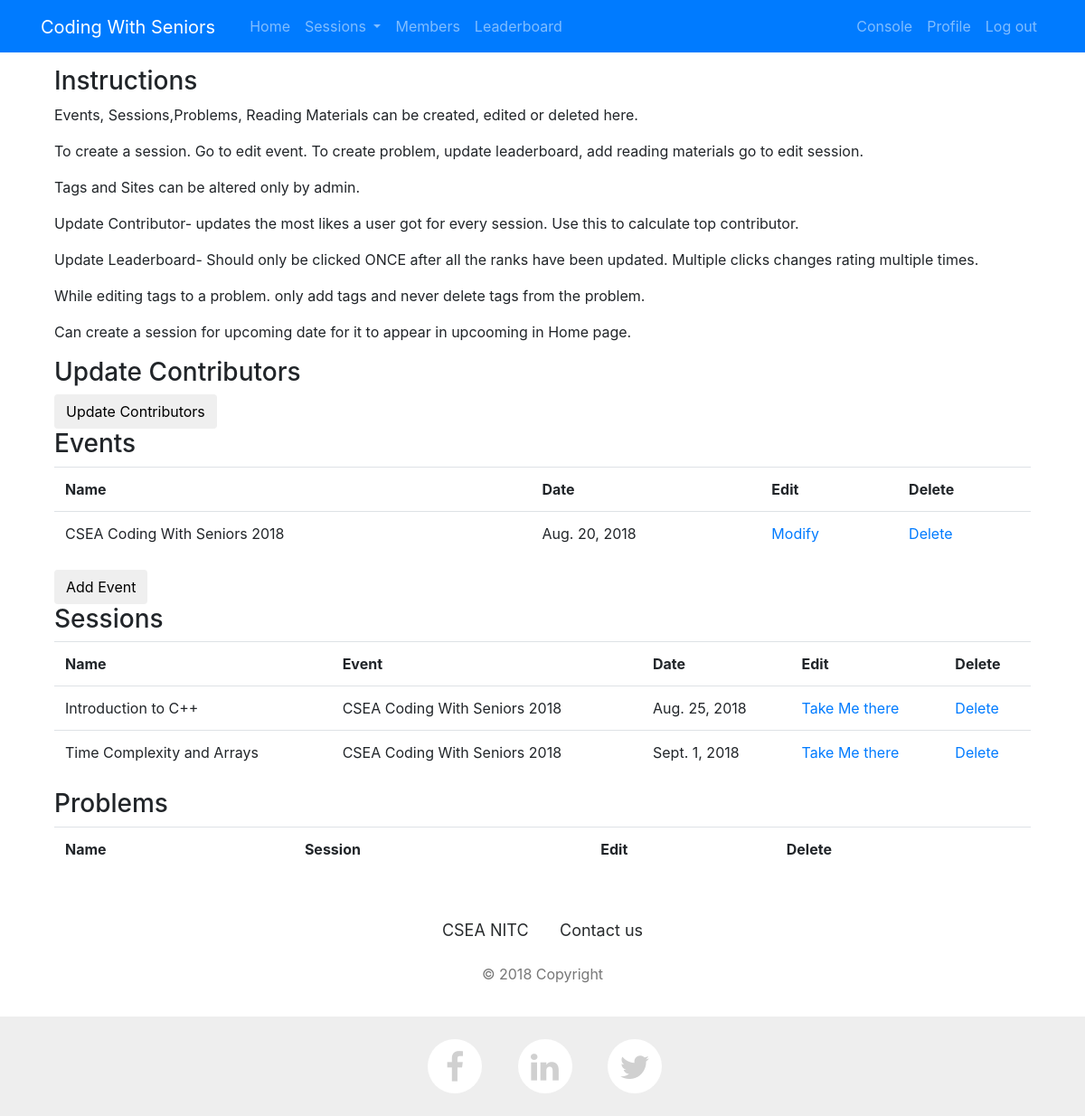
The app's page /console/ (signed in), older data.
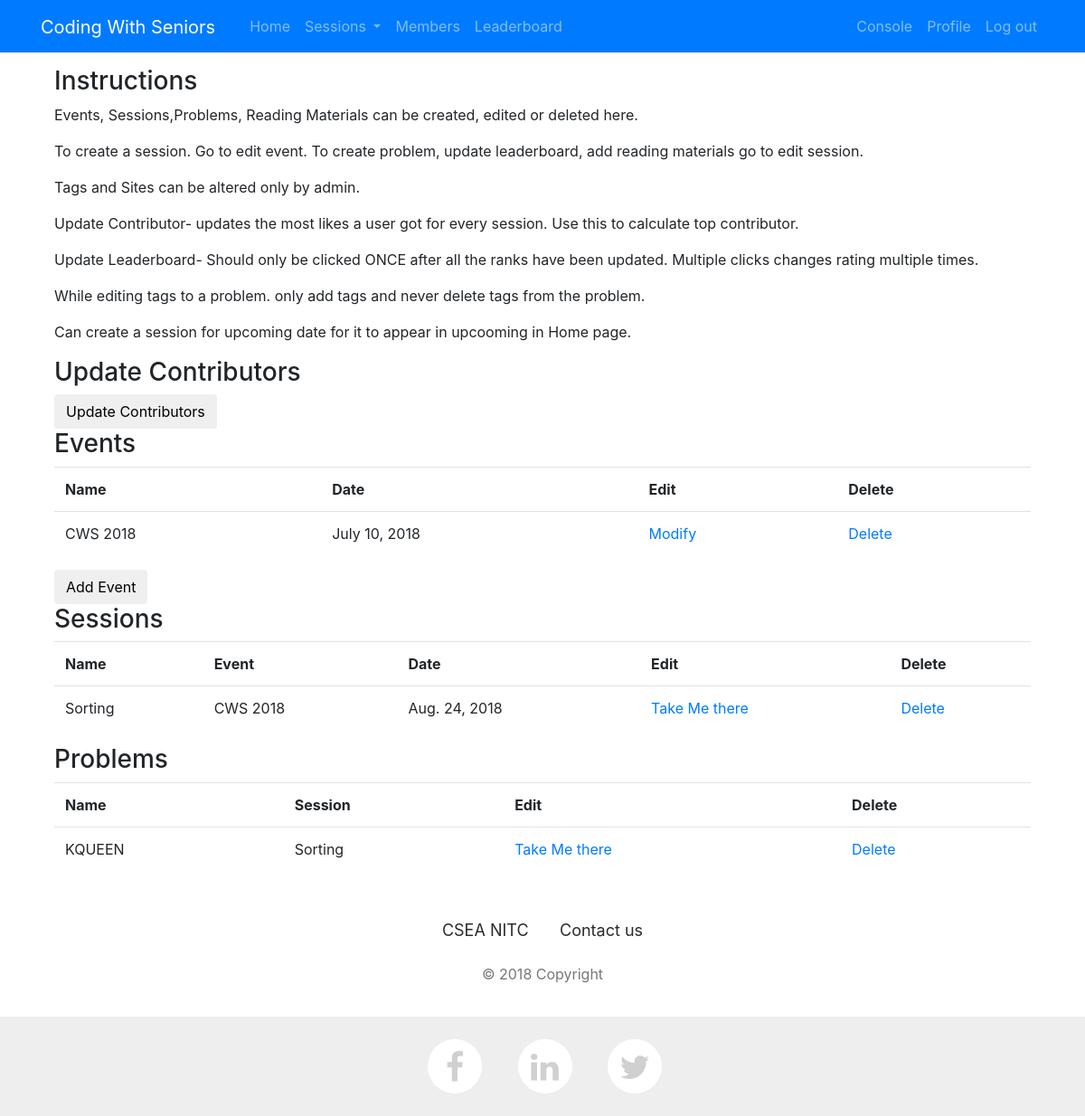
The same page, newer data.
### events/models.py (models this page shows, shortened)
class Event(models.Model):
    name= models.CharField(max_length=255, blank=False, null=True,unique=True)
    date=models.DateField(blank=False, null=True)
    description=models.TextField( blank=False, null=True)

class Session(models.Model):
    event=models.ForeignKey(Event,on_delete=models.CASCADE)
    name=models.CharField(max_length=255, blank=False, null=True,unique=True)
    date=date=models.DateField(blank=False, null=True)
    description = models.TextField(blank=False, null=True)
    test_name=models.CharField(max_length=255,blank=True, null=True)
    test_url=models.URLField(blank=True, null=True)
    top_coder=models.CharField(max_length=255, blank=True, null=True)
    top_contributor=models.CharField(max_length=255, blank=True, null=True)
    top_improver=models.CharField(max_length=255, blank=True, null=True)
    rating_updated=models.BooleanField(default=False)

class Problem(models.Model):
    name=models.CharField(max_length=255, blank=False, null=True,unique=True)
    url_problem=models.URLField(blank=False, null=True)
    solution=models.CharField(max_length=255, blank=True, null=True)
    url_solution=models.URLField(blank=True, null=True)
    session=models.ForeignKey(Session,on_delete=models.CASCADE)
    tags=models.ManyToManyField(Tags,blank=True)

### console/views.py (the view)
# urls.py: path('',views.console,name="edit"),
@staff_member_required
@sensitive_post_parameters()
@csrf_protect
@require_http_methods(["GET", "POST"])
def console(request: HttpRequest):
    try:
        events=Event.objects.all()
        sessions=Session.objects.all()
        problem=Problem.objects.all()
        tags=Tags.objects.all()
        site=Site.objects.all()
    except:
        messages.add_message(request, messages.ERROR, 'Error Contact Admin')
    return render(request,'console/edit.html',locals())

### console/templates/console/edit.html (shortened to what this page needs)
{% extends "layout.html" %}
{% load staticfiles %}
{% block body %}
    <div class="container">
    <div class="row">
        <div class="col">
            <h3>Instructions</h3>
            <p>Events, Sessions,Problems, Reading Materials can be created, edited or deleted here.</p>
            <p>To create a session. Go to edit event. To create problem, update leaderboard, add reading materials go to edit session.</p>
            <p>Tags and Sites can be altered only by admin.</p>
            <p>Update Contributor- updates the most likes a user got for every session. Use this to calculate top contributor.</p>
            <p>Update Leaderboard- Should only be clicked ONCE after all the ranks have been updated. Multiple clicks changes rating multiple times.</p>
            <p>While editing tags to a problem. only add tags and never delete tags from the problem. </p>
            <p>Can create a session for upcoming date for it to appear in upcooming in Home page. </p>
        </div>
    </div>
    <div class="row">
        <div class="col">
            <h3>Update Contributors</h3>
            <a href="/console/update_contributors"><button class="btn btn-default">Update Contributors</button></a>
        </div>
    </div>
    <div class="row">
        <div class="col">
            <h3>Events</h3>
            <table class="table table-hover test">
                <tr>
                    <th>Name</th>
                    <th>Date</th>
                    <th>Edit</th>
                    <th>Delete</th>
                </tr>
                {% for item in events  %}
                <tr>
                    <td>{{ item.name }}</td>
                    <td>{{ item.date }}</td>
                    <td><a href="/console/edit/event/{{item.name }}">Modify</a></td>
                    <td><a href="/console/do_not_use/event/{{item.name }}" onclick="return confirm('Are you sure?')">Delete</a></td>
                </tr>
                {% endfor %}
            </table>
        <a href="/console/add/event"><button class="btn btn-default">Add Event</button></a>
        </div>
    </div>
    <div class="row">
    <div class="col">
        <h3>Sessions</h3>
        <table class="table table-hover test">
            <tr>
                <th>Name</th>
                <th>Event</th>
                <th>Date</th>
                <th>Edit</th>
                <th>Delete</th>
            </tr>
            {% for item in sessions  %}
            <tr>
                <td>{{ item.name }}</td>
                <td>{{ item.event.name }}</td>
                <td>{{ item.date }}</td>
                <td><a href="/console/edit/session/{{item.name }}">Take Me there</a></td>
                <td><a href="/console/do_not_use/session/{{item.name }}" onclick="return confirm('Are you sure?')">Delete</a></td>
            </tr>
            {% endfor %}
        </table>
    </div>
    </div>
    <div class="row">
        <div class="col">
            <h3>Problems</h3>
            <table class="table table-hover test">
                <tr>
                    <th>Name</th>
                    <th>Session</th>
                    <th>Edit</th>
                    <th>Delete</th>
                </tr>
                {% for item in problem  %}
                <tr>
                    <td>{{ item.name }}</td>
                    <td>{{ item.session.name }}</td>
                    <td><a href="/console/edit/problem/{{item.name }}">Take Me there</a></td>
                    <td><a href="/console/do_not_use/problem/{{item.name }}" onclick="return confirm('Are you sure?')">Delete</a></td>
                </tr>
                {% endfor %}
            </table>
        </div>
        </div>
    </div>
{% endblock %}

Row changes from the older to the newer data that the page shows:
removed Event: name "CSEA Coding With Seniors 2018", date "Aug. 20, 2018"
removed Session: name "Introduction to C++", event.name "CSEA Coding With Seniors 2018", date "Aug. 25, 2018"
removed Session: name "Time Complexity and Arrays", event.name "CSEA Coding With Seniors 2018", date "Sept. 1, 2018"
added Event: name "CWS 2018", date "July 10, 2018"
added Session: name "Sorting", event.name "CWS 2018", date "Aug. 24, 2018"
added Problem: name "KQUEEN", session.name "Sorting"
